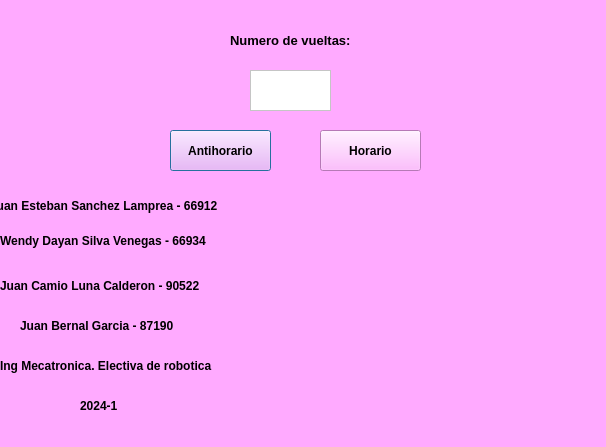
<?xml version="1.0" encoding="UTF-8"?>
<ui version="4.0">
 <class>Dialog</class>
 <widget class="QDialog" name="Dialog">
  <property name="geometry">
   <rect>
    <x>0</x>
    <y>0</y>
    <width>606</width>
    <height>447</height>
   </rect>
  </property>
  <property name="windowTitle">
   <string>Dialog</string>
  </property>
  <property name="styleSheet">
   <string notr="true">background-color: rgb(255, 170, 255);</string>
  </property>
  <widget class="QLabel" name="label_7">
   <property name="geometry">
    <rect>
     <x>0</x>
     <y>260</y>
     <width>291</width>
     <height>51</height>
    </rect>
   </property>
   <property name="font">
    <font>
     <pointsize>9</pointsize>
     <weight>75</weight>
     <bold>true</bold>
    </font>
   </property>
   <property name="text">
    <string>Juan Camio Luna Calderon - 90522</string>
   </property>
   <property name="margin">
    <number>15</number>
   </property>
  </widget>
  <widget class="QLabel" name="Logo">
   <property name="geometry">
    <rect>
     <x>310</x>
     <y>180</y>
     <width>271</width>
     <height>231</height>
    </rect>
   </property>
   <property name="text">
    <string/>
   </property>
   <property name="scaledContents">
    <bool>true</bool>
   </property>
  </widget>
  <widget class="QLabel" name="label_6">
   <property name="geometry">
    <rect>
     <x>-10</x>
     <y>180</y>
     <width>291</width>
     <height>51</height>
    </rect>
   </property>
   <property name="font">
    <font>
     <pointsize>9</pointsize>
     <weight>75</weight>
     <bold>true</bold>
    </font>
   </property>
   <property name="text">
    <string>Juan Esteban Sanchez Lamprea - 66912</string>
   </property>
   <property name="margin">
    <number>15</number>
   </property>
  </widget>
  <widget class="QLabel" name="label_8">
   <property name="geometry">
    <rect>
     <x>20</x>
     <y>300</y>
     <width>291</width>
     <height>51</height>
    </rect>
   </property>
   <property name="font">
    <font>
     <pointsize>9</pointsize>
     <weight>75</weight>
     <bold>true</bold>
    </font>
   </property>
   <property name="text">
    <string>Juan Bernal Garcia - 87190</string>
   </property>
   <property name="margin">
    <number>15</number>
   </property>
  </widget>
  <widget class="QLabel" name="label_10">
   <property name="geometry">
    <rect>
     <x>80</x>
     <y>380</y>
     <width>81</width>
     <height>51</height>
    </rect>
   </property>
   <property name="font">
    <font>
     <pointsize>9</pointsize>
     <weight>75</weight>
     <bold>true</bold>
    </font>
   </property>
   <property name="text">
    <string>2024-1</string>
   </property>
   <property name="margin">
    <number>15</number>
   </property>
  </widget>
  <widget class="QLabel" name="label_9">
   <property name="geometry">
    <rect>
     <x>0</x>
     <y>340</y>
     <width>291</width>
     <height>51</height>
    </rect>
   </property>
   <property name="font">
    <font>
     <pointsize>9</pointsize>
     <weight>75</weight>
     <bold>true</bold>
    </font>
   </property>
   <property name="text">
    <string>Ing Mecatronica. Electiva de robotica</string>
   </property>
   <property name="margin">
    <number>15</number>
   </property>
  </widget>
  <widget class="QLabel" name="label_3">
   <property name="geometry">
    <rect>
     <x>0</x>
     <y>220</y>
     <width>261</width>
     <height>41</height>
    </rect>
   </property>
   <property name="font">
    <font>
     <pointsize>9</pointsize>
     <weight>75</weight>
     <bold>true</bold>
    </font>
   </property>
   <property name="text">
    <string>Wendy Dayan Silva Venegas - 66934</string>
   </property>
   <property name="margin">
    <number>15</number>
   </property>
  </widget>
  <widget class="QPushButton" name="Antihorario">
   <property name="geometry">
    <rect>
     <x>170</x>
     <y>130</y>
     <width>101</width>
     <height>41</height>
    </rect>
   </property>
   <property name="font">
    <font>
     <weight>75</weight>
     <bold>true</bold>
    </font>
   </property>
   <property name="text">
    <string>Antihorario</string>
   </property>
  </widget>
  <widget class="QPushButton" name="Horario">
   <property name="geometry">
    <rect>
     <x>320</x>
     <y>130</y>
     <width>101</width>
     <height>41</height>
    </rect>
   </property>
   <property name="font">
    <font>
     <weight>75</weight>
     <bold>true</bold>
    </font>
   </property>
   <property name="text">
    <string>Horario</string>
   </property>
  </widget>
  <widget class="QTextEdit" name="Vueltas">
   <property name="geometry">
    <rect>
     <x>250</x>
     <y>70</y>
     <width>81</width>
     <height>41</height>
    </rect>
   </property>
   <property name="styleSheet">
    <string notr="true">background-color: rgb(255, 255, 255);</string>
   </property>
  </widget>
  <widget class="QLabel" name="label_2">
   <property name="geometry">
    <rect>
     <x>230</x>
     <y>30</y>
     <width>131</width>
     <height>21</height>
    </rect>
   </property>
   <property name="font">
    <font>
     <pointsize>10</pointsize>
     <weight>75</weight>
     <bold>true</bold>
    </font>
   </property>
   <property name="text">
    <string>Numero de vueltas:</string>
   </property>
  </widget>
 </widget>
 <resources/>
 <connections/>
</ui>
